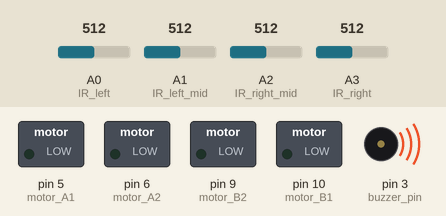
Simulated run of this sketch. Board: Arduino Uno, built for the host (arithmetic inside an expression is 32-bit, double 64-bit). Shown: switched loads named in the sketch (green lamp = pin HIGH), buzzer (waves = sounding). Inputs (shaded band) come from the test bench; at power-on: A0 (IR_left) = 512, A1 (IR_left_mid) = 512, A2 (IR_right_mid) = 512, A3 (IR_right) = 512. What the sketch prints to the serial monitor is not drawn.

Above: at 1.2 s.
At 6.2 s:
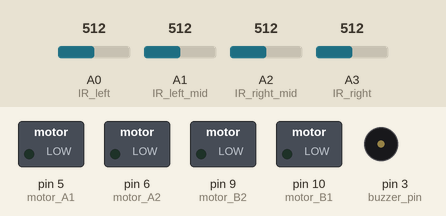
Timing chart, 0 to 8.3 s (numbered marks = the images above):
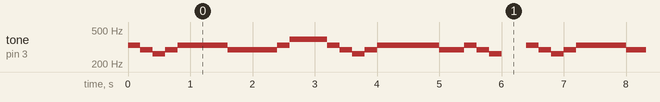

The sketch:

linetracer_buzzzer.ino
```cpp
// Define pins for motor control
int motor_A1 = 5;
int motor_A2 = 6;
int motor_B1 = 10;
int motor_B2 = 9;

// Define pins for IR sensors
int IR_left = A0;
int IR_left_mid = A1;
int IR_right_mid = A2;
int IR_right = A3;

// Define pins for buzzer
int buzzer_pin = 3;

// Define threshold values for IR sensors
int IR_left_thres = 700;
int IR_left_mid_thres = 700;
int IR_right_mid_thres = 700;
int IR_right_thres = 700;

void setup() {
  // Set motor control pins as output
  pinMode(motor_A1, OUTPUT);
  pinMode(motor_A2, OUTPUT);
  pinMode(motor_B1, OUTPUT);
  pinMode(motor_B2, OUTPUT);

  // Set buzzer pin as output
  pinMode(buzzer_pin, OUTPUT);

  // Set IR sensor pins as input
  pinMode(IR_left, INPUT);
  pinMode(IR_left_mid, INPUT);
  pinMode(IR_right_mid, INPUT);
  pinMode(IR_right, INPUT);
  Serial.print("Start");
  Serial.begin(9600);
}

void loop() {
  // Read sensor values
  int sensor_L = analogRead(IR_left);
  int sensor_LM = analogRead(IR_left_mid);
  int sensor_RM = analogRead(IR_right_mid);
  int sensor_R = analogRead(IR_right);

  // Check if there is an obstacle
  if (sensor_L < IR_left_thres || sensor_R < IR_right_thres) {
    stop();
    play_song();
  }
  else {
    // Move the car forward
    digitalWrite(motor_A1, HIGH);
    digitalWrite(motor_A2, LOW);
    digitalWrite(motor_B1, HIGH);
    digitalWrite(motor_B2, LOW);
  }
}

void stop() {
  // Stop the car
  digitalWrite(motor_A1, LOW);
  digitalWrite(motor_A2, LOW);
  digitalWrite(motor_B1, LOW);
  digitalWrite(motor_B2, LOW);
}

void play_song() {
  // Play Elise by Beethoven
  int notes[] = {330, 294, 262, 294, 330, 330, 330, 294, 294, 294, 330, 392, 392, 330, 294, 262, 294, 330, 330, 330, 330, 294, 294, 330, 294, 262};
  int durations[] = {200, 200, 200, 200, 200, 200, 400, 200, 200, 400, 200, 200, 400, 200, 200, 200, 200, 200, 400, 200, 200, 200, 200, 200, 200, 200, 400};

  // Play each note for its duration
  for (int i = 0; i < 27; i++) {
    int duration = durations[i];
    tone(buzzer_pin, notes[i], duration);
    delay(duration);
  }

  // Stop playing the song
  noTone;
}
```

Measured:
- by itself, tone on pin 3 (buzzer_pin): repeats every 6.4 s: 294 Hz 0.20 s, 262 Hz 0.20 s, 294 Hz 0.20 s, 330 Hz 0.80 s, 294 Hz 0.80 s, 330 Hz 0.20 s, 392 Hz 0.60 s, 330 Hz 0.20 s, 294 Hz 0.20 s, 262 Hz 0.20 s, 294 Hz 0.20 s, 330 Hz 1.0 s, 294 Hz 0.40 s, 330 Hz 0.20 s, 294 Hz 0.20 s, 262 Hz 0.20 s, silent 0.40 s, 330 Hz 0.20 s
